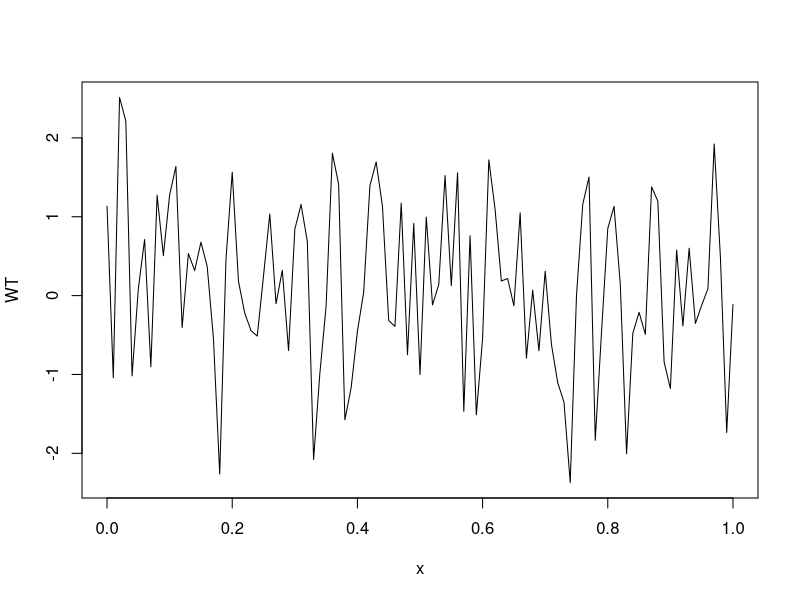
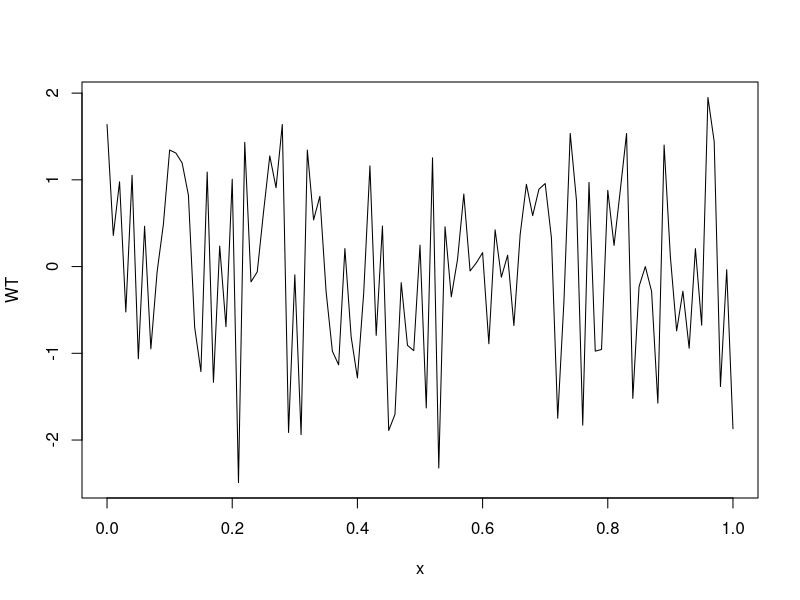

These charts were generated, in order, by the following R code:
# To start simply, assume that the data in each of your treatment groups follow a normal distribution. Specify the sample sizes, means, and variances for each group that would be reasonable if your hypothesis were true. You may need to consult some previous literature and/or an expert in the field to come up with these numbers.

# Creating a dataframe 

my_data <- read.table(file="Lung.cells.KRT8positive.csv",
                      header=TRUE,
                      sep=",",
                      comment.char="#")

# inspect object
str(my_data)

var_a <- 1:12
var_b <- rep(c("PBS","CKO"),each=6)
var_c <- my_data
d_frame <- data.frame(var_a,var_b,var_c)
print(d_frame)


WT<-rnorm
rnorm(n=6, mean = 50, sd = 10)
print(WT)
plot(WT)
CKO<-rnorm
rnorm(n=6, mean = 50, sd = 20)
print(WT)
print (CKO)
plot(x=WT)



